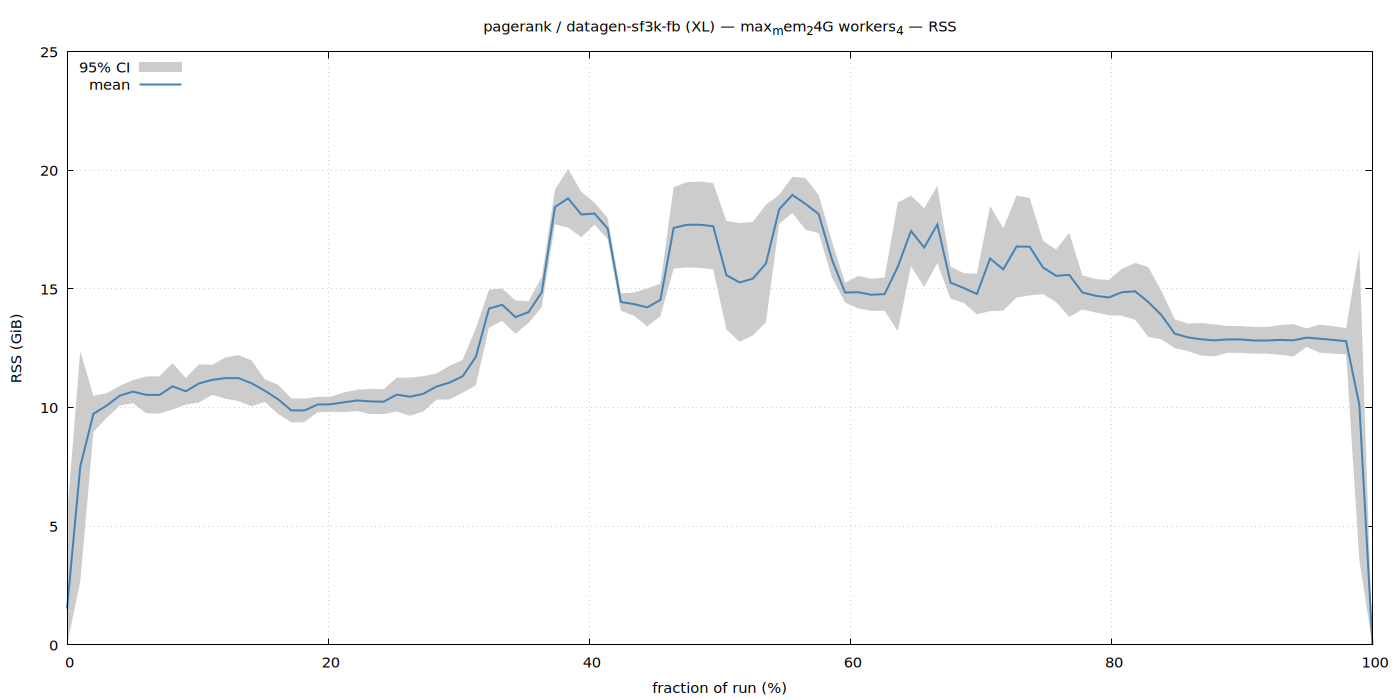

gnuplot code for this plot:
set terminal pngcairo size 1400,700 enhanced font 'Sans,11'
set output '/home/ubuntu/nvm/results/pagerank/XL/datagen-sf3k-fb/max_mem_24G_workers_4/rss.png'
set title "pagerank / datagen-sf3k-fb (XL) — max_mem_24G workers_4 — RSS"
set xlabel 'fraction of run (%)'
set ylabel 'RSS (GiB)'
set grid
set key top left
set yrange [0:*]
plot '/home/ubuntu/nvm/results/pagerank/XL/datagen-sf3k-fb/max_mem_24G_workers_4/rss.dat' using 1:3:4 with filledcurves lc rgb '#cccccc' title '95% CI', \
     '' using 1:2 with lines lw 2 lc rgb '#4682b4' title 'mean'
